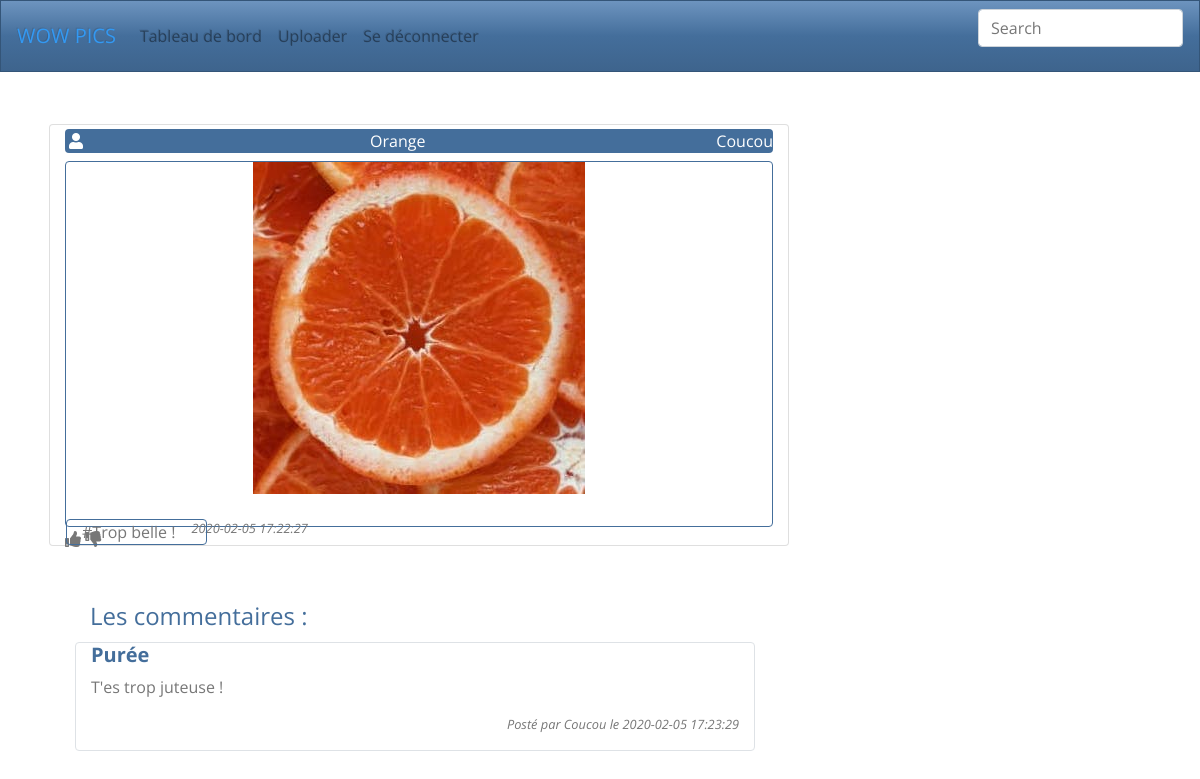
The page /v1.00/index.php?action=PagePicture&Picture=30 (signed in) on the database its author committed.
### tables this page shows
CREATE TABLE `picture` (
  `idPicture` int(11) NOT NULL,
  `fileName` varchar(255) NOT NULL,
  `status` varchar(30) NOT NULL DEFAULT 'private',
  `link` varchar(255) NOT NULL,
  `tags` text NOT NULL,
  `dateUpload` datetime NOT NULL DEFAULT CURRENT_TIMESTAMP,
  `idUser` int(11) NOT NULL,
  `urlAnonymous` text
);

CREATE TABLE `comment` (
  `idComment` int(11) NOT NULL,
  `title` varchar(255) NOT NULL,
  `content` text NOT NULL,
  `dateComment` datetime NOT NULL DEFAULT CURRENT_TIMESTAMP,
  `idUser` int(11) NOT NULL,
  `idPicture` int(11) NOT NULL
);

### v1.00/AutoLoader.php (called while the page is built, shortened)
<?php
 class AutoLoader
 {
    static function autoLoad($className)
    {
        $directories = array("controller", "model", "view", "model/Entity", "model/EntityManager", "Helpers");
        foreach($directories as $directory)
        {
            $file = $directory .'\\' . $className . '.php';
        }
    }
 }

### v1.00/Model/Modele.php (called while the page is built, shortened)
<?php
Abstract class Modele
{
  protected function executeReq($req, $params = null)
  {
   $bdd = Database::getInstance() -> getConnection();
    if($params == null)
    {
      $res = $bdd->query($req);
    }
    else
    {
      $res = $bdd->prepare($req);
      $res->execute($params);
    }
    return $res;
  }
  function hydrate(array $donnees){
    foreach ($donnees as $key => $value ){
        $method = 'set'.ucfirst($key);
    }
  }
}

### v1.00/Model/EntityManager/PictureManager.php (called while the page is built, shortened)
<?php
class PictureManager extends Modele
{
    public function getPublicPicture($idPicture)
    {
        $req = "SELECT * from picture WHERE status='public' AND idPicture=?";
        $res = $this->executeReq($req,array($idPicture));
        $res = $res->fetch(PDO::FETCH_ASSOC);
        if($res !== false)
        {
            $picture = new Picture();
            $picture->hydrate($res);
            return $picture;
        }
        else {
            return false;
        }
    }
}

### v1.00/Model/Entity/Picture.php (called while the page is built, shortened)
<?php
class Picture extends Modele {
    private $filename;
    private $link;
    private $tags;
    private $dateUpload;
    public function setIdPicture($idPicture)
    {
        return $this;
    }
    public function getFilename()
    {
        return $this->filename;
    }
    public function setFilename($filename)
    {
        $this->filename = $filename;
        return $this;
    }
    public function setStatus($status)
    {
        return $this;
    }
    public function getLink()
    {
        return $this->link;
    }
    public function setLink($link)
    {
        $this->link = $link;
        return $this;
    }
    public function getTags()
    {
        return $this->tags;
    }
    public function setTags($tags)
    {
        $this->tags = $tags;
        return $this;
    }
    public function getDateUpload()
    {
        return $this->dateUpload;
    }
    public function setDateUpload($dateUpload)
    {
        $this->dateUpload = $dateUpload;
        return $this;
    }
    public function setIdUser($idUser)
    {
            return $this;
    }
     public function setUrlAnonymous($urlAnonymous)
     {
             return $this;
     }
}

### v1.00/Model/EntityManager/UserManager.php (called while the page is built, shortened)
<?php
class UserManager extends Modele
{
    public function getUser($id)
    {
        $req='SELECT login, password, email FROM user WHERE idUser=?';
        $res = $this->executeReq($req,array($id));
        $res2 = $res->fetch(PDO::FETCH_ASSOC);
        if($res2 != FALSE)
        {
            $user = new User();
            $user->hydrate($res2);
            return $user;
        }
        else
        {
            return false;
        }
    }
}

### v1.00/Model/EntityManager/CommentManager.php (called while the page is built, shortened)
<?php
class CommentManager extends Modele
{
    public function getCommentsByPicture($idPicture) {
        $req = "SELECT * FROM comment WHERE idPicture = ? ";
        $res = $this->executeReq($req,array($idPicture));
        $comments = [];
        while($donnes =$res->fetch(PDO::FETCH_ASSOC))
        {
            $comment = new Comment();
            $comment->hydrate($donnes);
            $comments[] = $comment;
        }
        return $comments;
    }
}

### v1.00/Model/Entity/Comment.php (called while the page is built, shortened)
<?php
class Comment extends Modele {
private $title;
private $content;
private $dateComment;
public function setIdComment($idComment)
{
return $this;
}
public function getTitle()
{
return $this->title;
}
public function setTitle($title)
{
$this->title = $title;
return $this;
}
public function getContent()
{
return $this->content;
}
public function setContent($content)
{
$this->content = $content;
return $this;
}
public function getDateComment()
{
return $this->dateComment;
}
public function setDateComment($dateComment)
{
$this->dateComment = $dateComment;
return $this;
}
public function setIdPicture($idPicture)
{
return $this;
}
public function setIdUser($idUser)
{
return $this;
}
}

### v1.00/View/Picture.html.php (the view, shortened to what this page needs)
<main class="container mt-5">
<div class="col-md-3 col-lg-8">
    <div class="row">
        <div class="col-12 card m-1 pt-1">
            <div class="d-flex align-items-center text-white bg-primary rounded pl-1 ">
                <i class="fas fa-user"></i>
                <p class="mx-auto my-auto"><?php echo $picture->getFilename(); ?></p>
                <p class="my-auto pl-1"><?php echo $login ?></p>
            </div>
            <div>
                <div class="border border-primary rounded mt-2 pl-1 pr-1 w-100 h-100 text-center">
                    <img class="img-fluid" src="<?php echo $picture->getLink(); ?>" alt="picture"/>
                </div>
                <div>
                    <i class="fas fa-thumbs-up"></i>
                    <i class="fas fa-thumbs-down"></i>
                </div>
            </div>
            <div class="row">
                <div>
                    <p class="border border-primary rounded mt-2 ml-3 my-auto col-12"><?php $tags = $picture->getTags();
                                $tags = explode(",",$tags);
                                for($i = 0 ; $i <count($tags); $i++)
                                {
                                    echo '#'. $tags[$i] . " ";
                                }
                        ?>
                    </p>
                </div>
                <div class="font-italic text-right small">
                    <?php echo $picture->getDateUpload(); ?>
                </div>
            </div>
        </div>
    </div>
    <div class="container pt-5">
             <form method = "POST" action="index.php?action=Inscrire">
               <fieldset>
            <?php if($CommentCount > 0)
            {?>
               <legend  class="col-md-6 text-primary">Les commentaires : </legend>
               <div class="form group border rounded">
            <?php
                forEach($comments as $comment)
                { ?>
                    <div class ="col-12 overflow-auto">
                        <h5 class="font-weight-bold text text-primary"> <?php echo $comment['comment']->getTitle(); ?> </h5>
                        <p > <?php echo $comment['comment']->getContent(); ?></p>
                        <p class="font-italic text-right small"> Posté par <?php echo $comment['userComment']; ?> le <?php echo $comment['comment']->getDateComment(); ?></p>
                    </div>
            <?php }
            }
                else
                    {echo "<p> Pas encore de commentaires ! </p>";} ?>
    </div>
</div>
</main>

### rows shown on the page
picture: fileName "Orange", link (picture), tags "Trop belle !", dateUpload "2020-02-05 17:22:27"
comment: title "Purée", content "T'es trop juteuse !", userComment "Coucou", dateComment "2020-02-05 17:23:29"

### other values the page prints
$login "Coucou"
